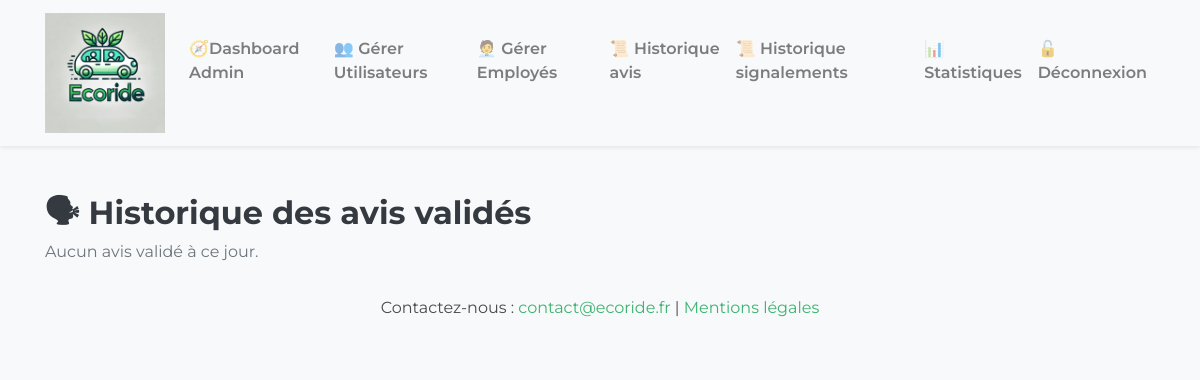
The app's page /views/historique_avis.php (signed in), older data.
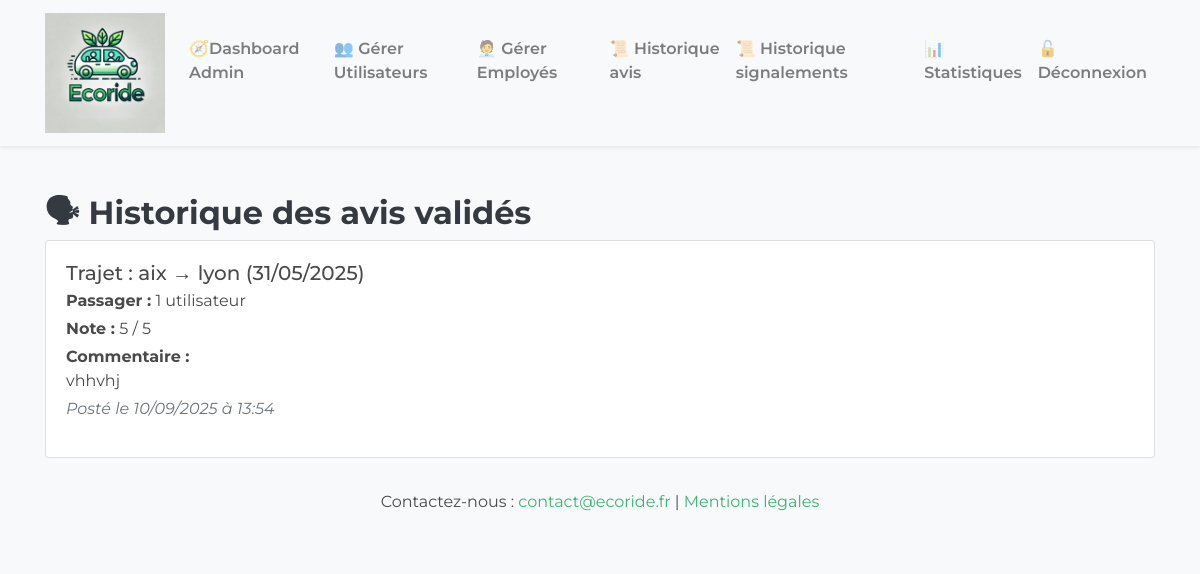
The same page, newer data.
### tables this page shows
CREATE TABLE `avis` (
  `id` int NOT NULL,
  `trajet_id` int NOT NULL,
  `utilisateur_id` int NOT NULL,
  `note` decimal(2,1) NOT NULL,
  `commentaire` text,
  `valide` tinyint(1) DEFAULT '0',
  `created_at` timestamp NOT NULL DEFAULT CURRENT_TIMESTAMP,
  `statut` enum('en_attente','valide','rejete') DEFAULT 'en_attente'
);

CREATE TABLE `trajets` (
  `id` int NOT NULL,
  `chauffeur` varchar(100) NOT NULL,
  `photo` varchar(255) DEFAULT 'default.jpg',
  `depart` varchar(100) NOT NULL,
  `adresse_depart` varchar(255) DEFAULT NULL,
  `destination` varchar(100) NOT NULL,
  `adresse_arrivee` varchar(255) DEFAULT NULL,
  `date` date NOT NULL,
  `prix` decimal(10,2) NOT NULL,
  `places` int NOT NULL DEFAULT '3',
  `vehicule_id` int DEFAULT NULL,
  `eco` tinyint(1) NOT NULL DEFAULT '0',
  `fumeur` tinyint(1) NOT NULL DEFAULT '0',
  `preferences` text,
  `created_at` timestamp NOT NULL DEFAULT CURRENT_TIMESTAMP,
  `user_id` int NOT NULL,
  `statut` enum('à_venir','en_cours','termine') DEFAULT 'à_venir',
  `duree_minutes` int NOT NULL DEFAULT '0'
);

CREATE TABLE `users` (
  `id` int NOT NULL,
  `nom` varchar(100) NOT NULL,
  `prenom` varchar(100) NOT NULL,
  `email` varchar(150) NOT NULL,
  `telephone` varchar(10) DEFAULT NULL,
  `mot_de_passe` varchar(255) NOT NULL,
  `created_at` timestamp NOT NULL DEFAULT CURRENT_TIMESTAMP,
  `credits` int NOT NULL DEFAULT '20',
  `role` enum('utilisateur','employe','admin','Utilisateur suspendu','employé suspendu') NOT NULL DEFAULT 'utilisateur',
  `photo` longblob
);

### views/historique_avis.php (the view, shortened to what this page needs)
<?php
require_once __DIR__ . '/../config/database.php';
$sql = "
    SELECT
        a.note, a.commentaire, a.created_at,
        u.nom AS nom_utilisateur, u.prenom AS prenom_utilisateur,
        t.depart, t.destination, t.date AS date_trajet
    FROM avis a
    JOIN users u ON a.utilisateur_id = u.id
    JOIN trajets t ON a.trajet_id = t.id
    WHERE a.valide = 1
    ORDER BY a.created_at DESC
";
$stmt = $conn->query($sql);
$avis_valides = $stmt->fetchAll(PDO::FETCH_ASSOC);
require_once __DIR__ . '/../templates/header.php';
?>
<div class="container mt-5">
    <h2>🗣 Historique des avis validés</h2>
    <?php if (empty($avis_valides)): ?>
        <p class="text-muted">Aucun avis validé à ce jour.</p>
    <?php else: ?>
        <?php foreach ($avis_valides as $avis): ?>
            <div class="card mb-3">
                <div class="card-body">
                    <h5 class="mb-1">
                        Trajet : <?= htmlspecialchars($avis['depart']) ?> → <?= htmlspecialchars($avis['destination']) ?>
                        (<?= date('d/m/Y', strtotime($avis['date_trajet'])) ?>)
                    </h5>
                    <p class="mb-1"><strong>Passager :</strong> <?= htmlspecialchars($avis['prenom_utilisateur']) ?> <?= htmlspecialchars($avis['nom_utilisateur']) ?></p>
                    <p class="mb-1"><strong>Note :</strong> <?= (float)$avis['note'] ?> / 5</p>
                    <p class="mb-1"><strong>Commentaire :</strong><br>
                        <?= nl2br(htmlspecialchars($avis['commentaire'])) ?>
                    </p>
                    <p class="text-muted"><em>Posté le <?= date('d/m/Y à H:i', strtotime($avis['created_at'])) ?></em></p>
                </div>
            </div>
        <?php endforeach; ?>
    <?php endif; ?>
</div>
<?php require_once __DIR__ . '/../templates/footer.php'; ?>

Row changes from the older to the newer data that the page shows:
added avis: trajet.depart "aix", trajet.destination "lyon", trajet.date "31/05/2025", utilisateur.prenom "1", utilisateur.nom "utilisateur", note "5", commentaire "vhhvhj", created_at "10/09/2025 à 13:54"
Text that changed along with them:
text no longer shown: "Aucun avis validé à ce jour."
